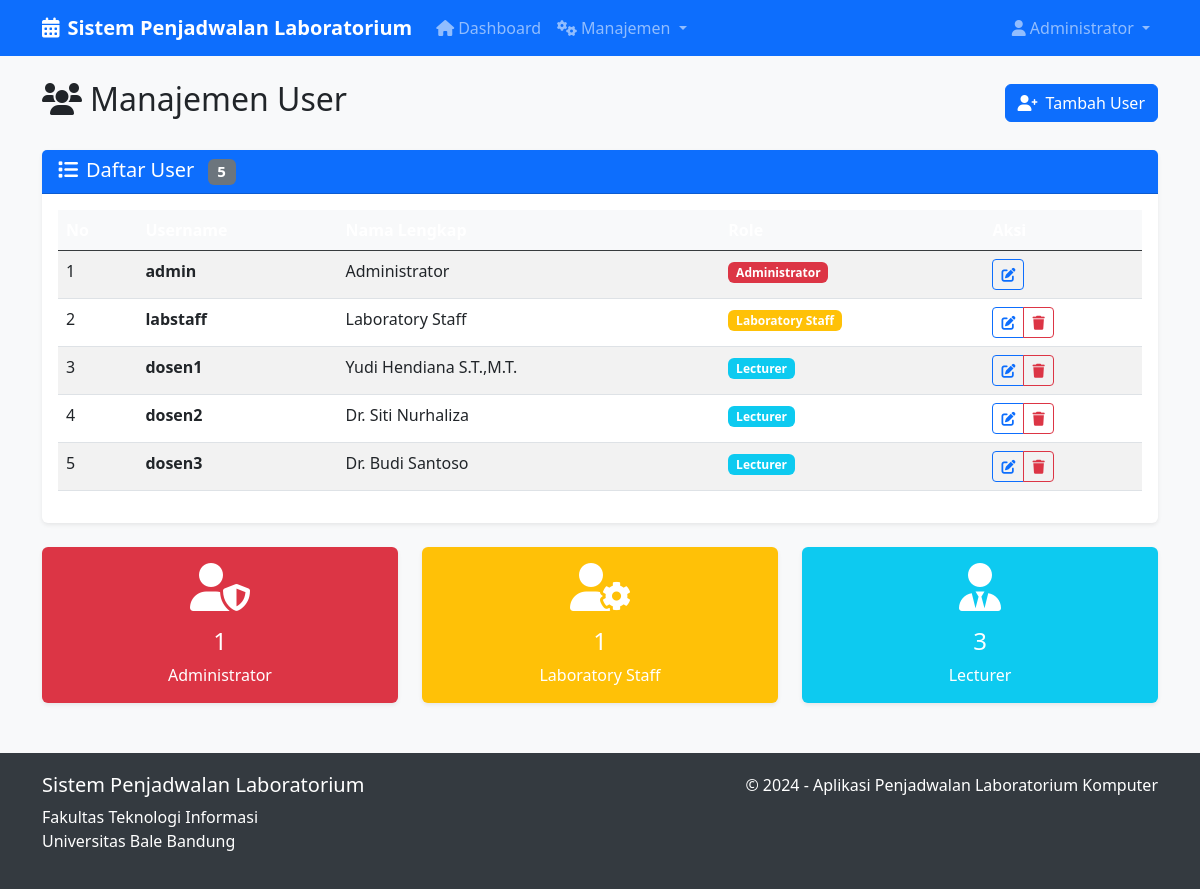
Page /users (signed in) on the earlier database version.
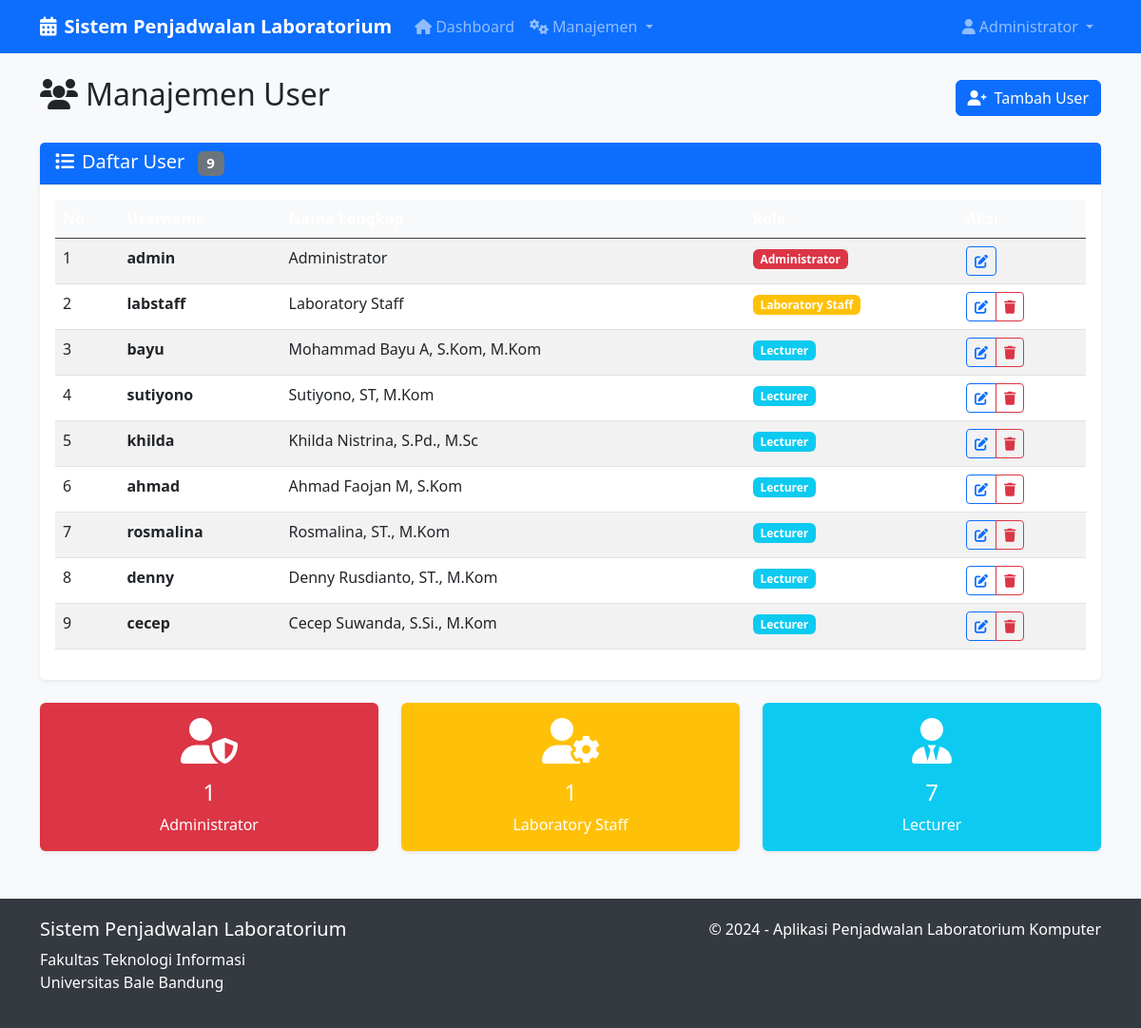
Same page on the later database version.
### app.py (models this page shows)
class User(db.Model):
    id = db.Column(db.Integer, primary_key=True)
    username = db.Column(db.String(80), unique=True, nullable=False)
    password = db.Column(db.String(120), nullable=False)
    role = db.Column(db.String(20), nullable=False)  # admin, staff, lecturer
    full_name = db.Column(db.String(100), nullable=False)
    schedules = db.relationship('Schedule', backref='lecturer', lazy=True)

### app.py (the view)
@app.route('/users')
@role_required('admin')
def users():
    users = User.query.all()
    return render_template('users.html', users=users)

### app.py (called while the page is built)
def role_required(*roles):
    def decorator(f):
        from functools import wraps
        @wraps(f)
        def decorated_function(*args, **kwargs):
            if 'user_id' not in session:
                flash('Silakan login terlebih dahulu', 'danger')
                return redirect(url_for('login'))
            user = User.query.get(session['user_id'])
            if user.role not in roles:
                flash('Anda tidak memiliki akses ke halaman ini', 'danger')
                return redirect(url_for('dashboard'))
            return f(*args, **kwargs)
        return decorated_function
    return decorator

### templates/users.html (shortened to what this page needs)
{% extends "base.html" %}
{% block content %}
<div class="row">
    <div class="col-12">
        <div class="d-flex justify-content-between align-items-center mb-4">
            <h2><i class="fas fa-users me-2"></i>Manajemen User</h2>
            <a href="{{ url_for('add_user') }}" class="btn btn-primary">
                <i class="fas fa-user-plus me-2"></i>Tambah User
            </a>
        </div>
    </div>
</div>
<div class="row">
    <div class="col-12">
        <div class="card">
            <div class="card-header">
                <h5 class="mb-0">
                    <i class="fas fa-list me-2"></i>Daftar User
                    <span class="badge bg-secondary ms-2">{{ users|length }}</span>
                </h5>
            </div>
            <div class="card-body">
                {% if users %}
                    <div class="table-responsive">
                        <table class="table table-striped">
                            <thead class="table-dark">
                                <tr>
                                    <th>No</th>
                                    <th>Username</th>
                                    <th>Nama Lengkap</th>
                                    <th>Role</th>
                                    <th>Aksi</th>
                                </tr>
                            </thead>
                            <tbody>
                                {% for user in users %}
                                <tr>
                                    <td>{{ loop.index }}</td>
                                    <td><strong>{{ user.username }}</strong></td>
                                    <td>{{ user.full_name }}</td>
                                    <td>
                                        {% if user.role == 'admin' %}
                                            <span class="badge bg-danger">Administrator</span>
                                        {% elif user.role == 'staff' %}
                                            <span class="badge bg-warning">Laboratory Staff</span>
                                        {% elif user.role == 'lecturer' %}
                                            <span class="badge bg-info">Lecturer</span>
                                        {% endif %}
                                    </td>
                                    <td>
                                        <div class="btn-group" role="group">
                                            <a href="{{ url_for('edit_user', id=user.id) }}"
                                               class="btn btn-sm btn-outline-primary"
                                               title="Edit">
                                                <i class="fas fa-edit"></i>
                                            </a>
                                            {% if user.id != session.user_id %}
                                            <a href="{{ url_for('delete_user', id=user.id) }}"
                                               class="btn btn-sm btn-outline-danger"
                                               onclick="return confirm('Apakah Anda yakin ingin menghapus user {{ user.username }}?')"
                                               title="Hapus">
                                                <i class="fas fa-trash"></i>
                                            </a>
                                            {% endif %}
                                        </div>
                                    </td>
                                </tr>
                                {% endfor %}
                            </tbody>
                        </table>
                    </div>
                {% endif %}
            </div>
        </div>
    </div>
</div>
<div class="row mt-4">
    <div class="col-md-4">
        <div class="card bg-danger text-white">
            <div class="card-body text-center">
                <i class="fas fa-user-shield fa-3x mb-3"></i>
                <h4>{{ users|selectattr('role', 'equalto', 'admin')|list|length }}</h4>
                <p class="mb-0">Administrator</p>
            </div>
        </div>
    </div>
    <div class="col-md-4">
        <div class="card bg-warning text-white">
            <div class="card-body text-center">
                <i class="fas fa-user-cog fa-3x mb-3"></i>
                <h4>{{ users|selectattr('role', 'equalto', 'staff')|list|length }}</h4>
                <p class="mb-0">Laboratory Staff</p>
            </div>
        </div>
    </div>
    <div class="col-md-4">
        <div class="card bg-info text-white">
            <div class="card-body text-center">
                <i class="fas fa-user-tie fa-3x mb-3"></i>
                <h4>{{ users|selectattr('role', 'equalto', 'lecturer')|list|length }}</h4>
                <p class="mb-0">Lecturer</p>
            </div>
        </div>
    </div>
</div>
{% endblock %}

### templates/base.html (shortened to what this page needs)
<!DOCTYPE html>
<html lang="id">
<head>
    <link href="https://cdn.jsdelivr.net/npm/bootstrap@5.3.0/dist/css/bootstrap.min.css" rel="stylesheet">
    <link href="https://cdnjs.cloudflare.com/ajax/libs/font-awesome/6.0.0/css/all.min.css" rel="stylesheet">
</head>
<body>
    <nav class="navbar navbar-expand-lg navbar-dark bg-primary">
        <div class="container">
            <a class="navbar-brand" href="{{ url_for('dashboard') }}">
                <i class="fas fa-calendar-alt me-2"></i>Sistem Penjadwalan Laboratorium
            </a>
            {% if session.user_id %}
            <div class="collapse navbar-collapse" id="navbarNav">
                <ul class="navbar-nav me-auto">
                    <li class="nav-item">
                        <a class="nav-link" href="{{ url_for('dashboard') }}">
                            <i class="fas fa-home me-1"></i>Dashboard
                        </a>
                    </li>
                    {% if session.role in ['admin', 'staff'] %}
                    <li class="nav-item dropdown">
                        <a class="nav-link dropdown-toggle" href="#" role="button" data-bs-toggle="dropdown">
                            <i class="fas fa-cogs me-1"></i>Manajemen
                        </a>
                    </li>
                    {% endif %}
                </ul>
                <ul class="navbar-nav">
                    <li class="nav-item dropdown">
                        <a class="nav-link dropdown-toggle" href="#" role="button" data-bs-toggle="dropdown">
                            <i class="fas fa-user me-1"></i>{{ session.full_name }}
                        </a>
                    </li>
                </ul>
            </div>
            {% endif %}
        </div>
    </nav>
    <div class="container mt-4">
        {% block content %}{% endblock %}
    </div>
    <footer class="footer">
        <div class="container">
            <div class="row">
                <div class="col-md-6">
                    <h5>Sistem Penjadwalan Laboratorium</h5>
                    <p>Fakultas Teknologi Informasi<br>Universitas Bale Bandung</p>
                </div>
                <div class="col-md-6 text-md-end">
                    <p>&copy; 2024 - Aplikasi Penjadwalan Laboratorium Komputer</p>
                </div>
            </div>
        </div>
    </footer>
</body>
</html>

### templates/base.html (style rules this page uses)
body { background-color: #f8f9fa; }
.navbar-brand { font-weight: bold; }
.card { box-shadow: 0 0.125rem 0.25rem rgba(0, 0, 0, 0.075); border: none; }
.card-header { background-color: #0d6efd; color: white; font-weight: 600; }
.btn-primary { background-color: #0d6efd; border-color: #0d6efd; }
.table th { background-color: #f8f9fa; border-top: none; }
.footer { background-color: #343a40; color: white; padding: 20px 0; margin-top: 50px; }

Differences in the rows shown:
changed User: username "dosen1" → "bayu"; full_name "Yudi Hendiana S.T.,M.T." → "Mohammad Bayu A, S.Kom, M.Kom"
changed User: username "dosen2" → "sutiyono"; full_name "Dr. Siti Nurhaliza" → "Sutiyono, ST, M.Kom"
changed User: username "dosen3" → "khilda"; full_name "Dr. Budi Santoso" → "Khilda Nistrina, S.Pd., M.Sc"
added User: username "ahmad", full_name "Ahmad Faojan M, S.Kom", role "Lecturer"
added User: username "rosmalina", full_name "Rosmalina, ST., M.Kom", role "Lecturer"
added User: username "denny", full_name "Denny Rusdianto, ST., M.Kom", role "Lecturer"
added User: username "cecep", full_name "Cecep Suwanda, S.Si., M.Kom", role "Lecturer"
Other differences:
{{ users|length }}: "5" → "9"
{{ users|selectattr('role', 'equalto', 'lecturer')|list|length }}: "3" → "7"
